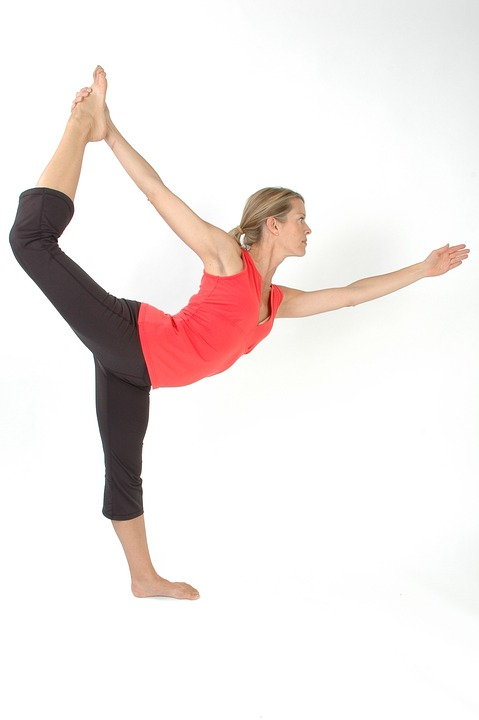
#> input picture person_detection/tmp/image.jpeg, 479 x 720 px, given in place of the camera
$ python run_camera.py
#> lines starting #> are read from the running program, lines starting #| are printed output that depends on the picture
# import the necessary packages
import numpy as np
import cv2
# import time

# initialize the HOG descriptor/person detector
hog = cv2.HOGDescriptor()
hog.setSVMDetector(cv2.HOGDescriptor_getDefaultPeopleDetector())

cv2.startWindowThread()

# open webcam video stream
cap = cv2.VideoCapture(0)

# the output will be written to output.avi
# out = cv2.VideoWriter(
#     'output.avi',
#     cv2.VideoWriter_fourcc(*'MJPG'),
#     15.,
#     (640,480))

while(True):
    # Capture frame-by-frame
    ret, frame = cap.read()
#> frame is the input picture: shape (720, 479, 3); mean B, G, R 230.9, 232.8, 240.9

    # resizing for faster detection
    frame = cv2.resize(frame, (640, 480))
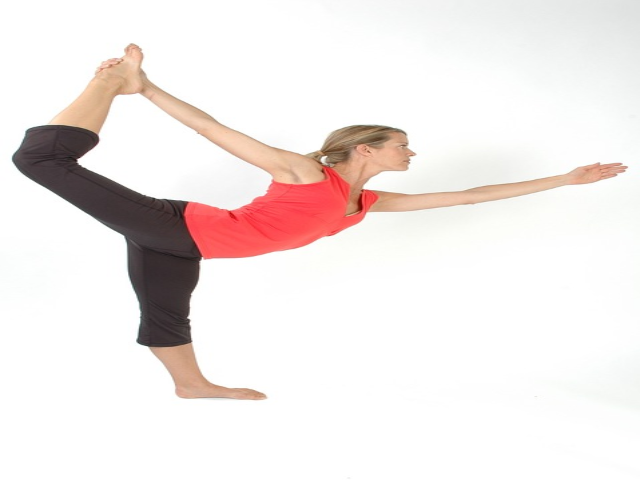
#> frame: shape (480, 640, 3); mean B, G, R 230.9, 232.8, 240.8
    # using a greyscale picture, also for faster detection
    gray = cv2.cvtColor(frame, cv2.COLOR_RGB2GRAY)
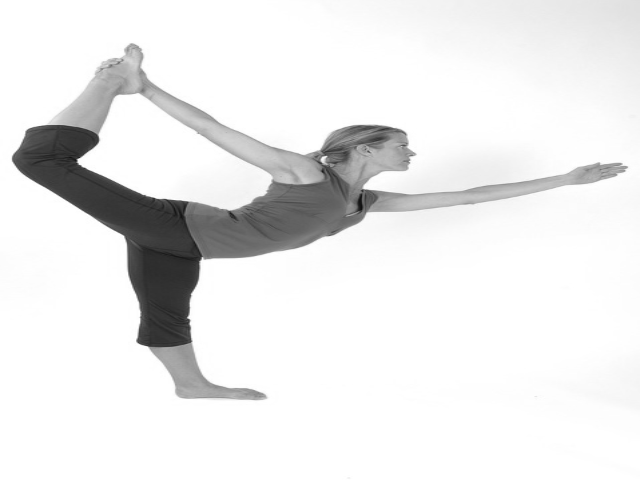
#> gray: shape (480, 640); min 15, max 255, mean 233.1

    # detect people in the image
    # returns the bounding boxes for the detected objects
    boxes, weights = hog.detectMultiScale(frame, winStride=(4,4))
#> boxes = [[121, 241, 98, 197], [99, 169, 142, 284]]; weights = [0.811, 0.512]

    boxes = np.array([[x, y, x + w, y + h] for (x, y, w, h) in boxes])
#> boxes = [[121, 241, 219, 438], [99, 169, 241, 453]]

    # first_detection = True
    for (xA, yA, xB, yB) in boxes:
        # display the detected boxes in the colour picture
        cv2.rectangle(frame, (xA, yA), (xB, yB),
                          (0, 255, 0), 2)
        cv2.imwrite(filename='saved_img.jpg', img=frame)
#> this loop made 2 passes
#> pass 1, `cv2.imwrite(filename='saved_img.jpg', img=frame)`:
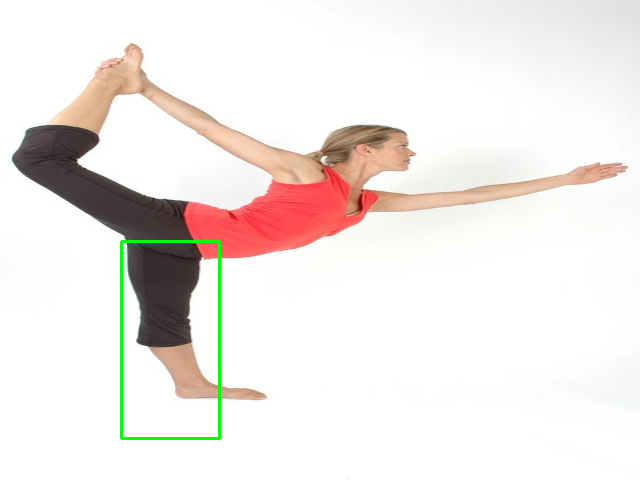
#> saved as saved_img.jpg: shape (480, 640, 3); mean B, G, R 229.6, 233, 239.5
#> pass 2, `cv2.imwrite(filename='saved_img.jpg', img=frame)`:
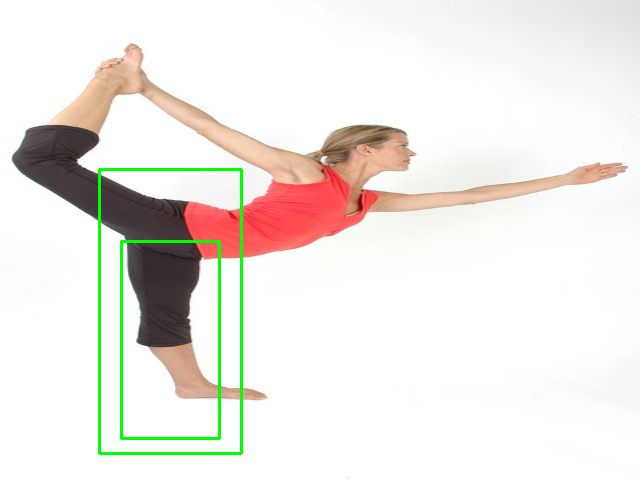
#> saved as saved_img.jpg: shape (480, 640, 3); mean B, G, R 227.7, 233.2, 237.5
        # [19 lines of commented-out code are left out]
    cv2.imshow('frame',frame)
    if cv2.waitKey(1) & 0xFF == ord('q'):
#> (key q is pressed here)
        break
    # if first_detection == False:

# When everything done, release the capture
cap.release()
# and release the output
# out.release()
# finally, close the window
cv2.destroyAllWindows()
cv2.waitKey(1)
